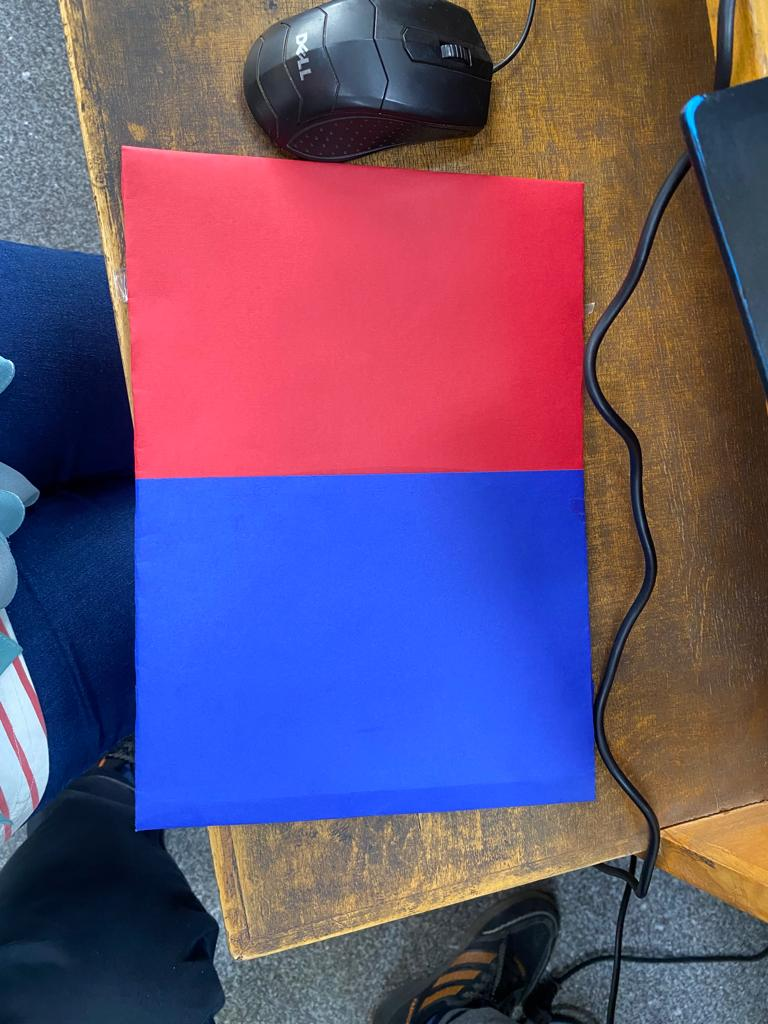
#> input picture src/WhatsApp Image 2023-04-12 at 2.58.23 PM (1).jpeg, 768 x 1024 px; its folder holds only this picture in this run
$ python -i preprocessing_new.py   (imports and definitions only)   (older library calls are emulated)
#> lines starting #> are read from the running program, lines starting #| are printed output that depends on the picture; after the words box and inside, x2 and y2 are one past the last pixel; in counts of white or black regions, pixels touching at a corner belong together
import cv2
import numpy as np
import matplotlib.pyplot as plt
from itertools import compress
import cv2
import numpy as np
import utils
from utils import show_images

# [111 lines left out: functions preprocessing_new_1, gammaCorrection, not called in this run]


def shadow_remove(img):
    '''
    img:bgr img
    '''
    img=cv2.cvtColor(img,cv2.COLOR_BGR2RGB)#Convert it to Gray

    rgb_planes = cv2.split(img)
    result_norm_planes = []
    for plane in rgb_planes:
        dilated_img = cv2.dilate(plane, np.ones((7,7), np.uint8))
        bg_img = cv2.medianBlur(dilated_img, 21)
        diff_img = 255 - cv2.absdiff(plane, bg_img)
        # print(diff_img)
        norm_img = cv2.normalize(diff_img,None, alpha=0, beta=255, norm_type=cv2.NORM_MINMAX, dtype=cv2.CV_8UC1)
        result_norm_planes.append(norm_img)
    shadow_removed = cv2.merge(result_norm_planes)
    return shadow_removed
import time

def preprocessing_new_2(img,name="",debug=False):
    '''
    1.Dec size to 1/4
    2.Remove shadow
    3.Gamma Correction for the removal of shadow
    4.Canny
    5.Adding Padding
    6.Draw line to right + Region Filling
    7.Draw line to left + Region Filling
    8.Flip orientation
    9.Find Contours

    '''
    '''
    img:bgr
    @return binary img
    '''

    # [7 lines of commented-out code are left out]
    st = time.time()
    img=cv2.cvtColor(img, cv2.COLOR_BGR2RGB)
    #--------------------------------------------------------------------------------------------------------
    #Shadow removal
    shadow_removed = shadow_remove(img)
    end = time.time()
    print('shadow_removed',end-st)


    #----------------------------------------------------------------------------------------------------------------
    #Gamma Correction
    st = time.time()
    # shadow_removed_gamma=gammaCorrection(shadow_removed,0.4)
    shadow_removed_gamma=shadow_removed
    shadow_removed_gamma=cv2.cvtColor(shadow_removed_gamma,cv2.COLOR_RGB2GRAY)#Convert it to Gray
    end = time.time()
    print('Gamma',end-st)

    # [9 lines of commented-out code are left out]


    st = time.time()
    ycrcb_image = cv2.cvtColor(img, cv2.COLOR_RGB2YCrCb)
    lower_skin = (0, 135, 85)
    upper_skin = (255, 180, 135)
    skin_ycrcb= cv2.inRange(ycrcb_image, lower_skin, upper_skin)
    end = time.time()
    print('ycrcb_image',end-st)


    region_anding=cv2.bitwise_and(skin_ycrcb,shadow_removed_gamma) #0&255


    #Erosion
    kernel = np.ones((4, 4), np.uint8)
    # edge = cv2.morphologyEx(edge, cv2.MORPH_DILATE, kernel, iterations=5) #erode
    edge_dilate = cv2.morphologyEx(region_anding, cv2.MORPH_ERODE, kernel, iterations=2) #erode


    #Flip
    st = time.time()
    _,max_x_ind,min_x_ind,img_flip=flip_horizontal(edge_dilate,debug)
    end = time.time()
    print('Flip',end-st)


    #Translate
    st = time.time()
    hand_center_x=max_x_ind
    tx=np.shape(img_flip)[1]-hand_center_x
    translation_matrix=np.array([
        [1,0,tx],
        [0,1,1]
    ],dtype=np.float32)

    img_flip=img_flip.astype(np.float32)
    img_flip_tran=cv2.warpAffine(src=img_flip,M=translation_matrix,dsize=(np.shape(img_flip)[1],np.shape(img_flip)[0]))
    end = time.time()
    print('Translate',end-st)

    #Cut Fingers  img_flip_tran is by reference
    st = time.time()
    raduis=(max_x_ind-min_x_ind)//2
    image_finger=cut_fingers(img_flip_tran,np.shape(img_flip_tran)[1]-1,raduis)
    image_finger=np.uint8(image_finger*255)
    end = time.time()
    print('Cut Fingers',end-st)


    #Thresholding
    # ret2,th2 = cv2.threshold(image_finger,150,255,cv2.THRESH_BINARY+cv2.THRESH_OTSU)
    ret2,th2 = cv2.threshold(image_finger,10,255,cv2.THRESH_BINARY)


    # show_images([img,shadow_removed,shadow_removed_gamma,skin_ycrcb,region_anding,edge_dilate,img_flip,image_finger,th2],['Original','Shadow Remove','shadow_removed_gamma','skin_ycrcb','region_anding','edge_dilate','img_flip','image_finger','th2'])

    image_finger=th2
    return img_flip,image_finger
    # return img_flip*255,image_finger


    #-------------------------------------------------------------------------------------------------------------
    #Canny Edge
    # Setting parameter values
    t_lower = 50  # Lower Threshold
    t_upper = 150  # Upper threshold

    # Applying the Canny Edge filter
    edge = cv2.Canny(shadow_removed_gamma, t_lower, t_upper)


    # Close
    kernel = np.ones((5, 5), np.uint8)
    # edge = cv2.morphologyEx(edge, cv2.MORPH_DILATE, kernel, iterations=5) #erode
    edge_dilate = cv2.morphologyEx(edge, cv2.MORPH_CLOSE, kernel, iterations=3) #erode


    # Region Filling
    img_fill=edge_dilate.copy()
    h,w=edge_dilate.shape[:2]
    mask=np.zeros((h+2,w+2),np.uint8)
    cv2.floodFill(img_fill,mask,(0,0),255)#img_fill marks regions filled -> not so that we can see it bec they are black
    #mask 0,1 while bit wise not get 255,254
    region_filling=cv2.bitwise_not(mask*255)//255


    show_images([img,shadow_removed,shadow_removed_gamma,edge,edge_dilate,region_filling],['Original','Shadow Remove','shadow_removed_gamma','edge','edge_dilate','region_filling'])
    return None ,None

    # Erosion
    kernel = np.ones((5, 5), np.uint8)
    # edge = cv2.morphologyEx(edge, cv2.MORPH_DILATE, kernel, iterations=5) #erode
    edge = cv2.morphologyEx(edge, cv2.MORPH_CLOSE, kernel, iterations=5) #erode

    #--------------------------------------------------------------------------------------------------------------------
    # Add Padding
    edge=np.pad(edge,pad_width=50,mode='constant',constant_values=0)


    # Draw Line to the right --------------------------------------------------------------------------------------
    edge[20:-20,-120:-100]=255

    # Region Filling
    img_fill=edge.copy()
    h,w=edge.shape[:2]
    mask=np.zeros((h+2,w+2),np.uint8)
    cv2.floodFill(img_fill,mask,(0,0),255)#img_fill marks regions filled -> not so that we can see it bec they are black
    #mask 0,1 while bit wise not get 255,254
    region_filling_right=cv2.bitwise_not(mask*255)//255
    #Remove Line
    region_filling_right[20:-20,-120:]=0
    edge[20:-20,-120:-100]=0


    edge=region_filling_right

    # Draw Line to the left --------------------------------------------------------------------------------------
    edge[20:-20,100:120]=255

    # Region Filling
    img_fill=edge.copy()
    h,w=edge.shape[:2]
    mask=np.zeros((h+2,w+2),np.uint8)
    cv2.floodFill(img_fill,mask,(0,0),255)#img_fill marks regions filled -> not so that we can see it bec they are black
    #mask 0,1 while bit wise not get 255,254
    region_filling_left=cv2.bitwise_not(mask*255)//255

    #Remove Line
    region_filling_left[20:-20,0:120]=0
    edge[20:-20,100:120]=0


    #Erode Dilate
    region_filling=region_filling_left

    kernel = np.ones((3, 3), np.uint8)
    region_filling = cv2.morphologyEx(region_filling, cv2.MORPH_DILATE, kernel, iterations=2) #erode


    # Erosion for smoothing
    kernel = np.ones((2, 2), np.uint8)
    # edge = cv2.morphologyEx(region_filling, cv2.MORPH_DILATE, kernel, iterations=5) #erode
    region_filling = cv2.morphologyEx(region_filling, cv2.MORPH_ERODE, kernel, iterations=5) #erode


    #-----------------------------------------------------------------------------------------------------------
    #Flip
    _,max_x_ind,_,img_flip=flip_horizontal(region_filling,debug)


    #Shift to right
    hand_center_x=max_x_ind
    hand_mask=img_flip

    # hand_mask=hand_mask[:,0:hand_center_x+1]
    #Translate
    tx=np.shape(hand_mask)[1]-hand_center_x
    translation_matrix=np.array([
        [1,0,tx],
        [0,1,1]
    ],dtype=np.float32)

    hand_mask=hand_mask.astype(np.float32)
    hand_mask=cv2.warpAffine(src=hand_mask,M=translation_matrix,dsize=(np.shape(hand_mask)[1],np.shape(hand_mask)[0]))

    #Cut Fingers
    image_finger=cut_fingers(hand_mask,np.shape(hand_mask)[1]-1)


    #Remove Padding
    image_finger=image_finger[50:np.shape(image_finger)[0]-50-4,50:np.shape(image_finger)[1]-50-4]

    return hand_mask,image_finger*255


    if(debug):
        utils.show_images([cv2.cvtColor(img,cv2.COLOR_BGR2RGB),shadow_removed,shadow_removed_gamma,edge,region_filling],['Original','shadow_removed','shadow_removed_gamma,edge','region_filling'])
        utils.show_images([img_flip],['img_flip'])

    # [27 lines of commented-out code are left out]


    return img_flip*255,hand_contour

#----------------------------------------------------------------------------------------------------------------------------------

# [83 lines left out: functions preprocessing_OCR, RGB_Mask, preprocessing_new_3, not called in this run]

#-----------------------------------------------------------------------------------------------------------------------------
def flip_horizontal(img,debug=False):
    '''
    img:Binary image
    Adjust Orientation of the hand Horizontally
    Still need to modify it vertically ***
    '''

    #Compute OCR
    OCR = np.sum(img,axis=0)


    #Get Max index
    res=list(compress(range(len(OCR==np.max(OCR))),OCR==np.max(OCR)))
    max_x_ind=res[0]

    #Get Min index
    result = min(enumerate(OCR), key=lambda x: x[1] if x[1] > 20 else float('inf'))  #CHECK: Handle inf case
    # print("Position : {}, Value : {}".format(*result))
    min_x_ind=result[0]


    if(min_x_ind>max_x_ind):
        img=cv2.flip(img,1) #1=horizontally
        max_x_ind=np.shape(img)[1]-max_x_ind
        min_x_ind=np.shape(img)[1]-min_x_ind
        OCR=np.flip(OCR)


    if(debug):
        print("Image Size",np.shape(img))
        print("OCR shape",np.shape(OCR))
        print("Max x is at",max_x_ind)
        print("Min x is at",min_x_ind)

        # x-coordinates of left sides of bars
        left = range(0,np.shape(OCR)[0])
        print("X Range",left)

        # heights of bars
        height = OCR
        print("Heights",height)

        # # labels for bars  NOT WORKING
        # # tick_label = range(0,1152)
        # tick_label=np.arange(0, np.shape(sum_cols)[0], 1.0)

        # plotting a bar chart
        plt.bar(left, height,
                width = 0.1, color = ['red', 'green'])

        # naming the x-axis
        plt.xlabel('x - axis')
        # naming the y-axis
        plt.ylabel('y - axis')
        # plot title
        plt.title('My bar chart!')

        # function to show the plot
        plt.show()


        show_images([img],['Flipped'])


    return OCR,max_x_ind,min_x_ind,img


# [17 lines left out: function flip_orientation, not called in this run]


def cut_fingers(hand_binary,hand_center_x,raduis=150):
  image_finger = cv2.circle(hand_binary, (hand_center_x,np.shape(hand_binary)[0]//2), raduis,0, -1)
  return image_finger

>>> import cv2
>>> picture = cv2.imread('WhatsApp Image 2023-04-12 at 2.58.23 PM (1).jpeg')
#> picture is the input picture: shape (1024, 768, 3); mean B, G, R 116.8, 82.4, 105.5
>>> result = preprocessing_new_2(picture)
#> the loop in shadow_remove, `for plane in rgb_planes:` made 3 passes
#> after the loop in shadow_remove, `for plane in rgb_planes:`:
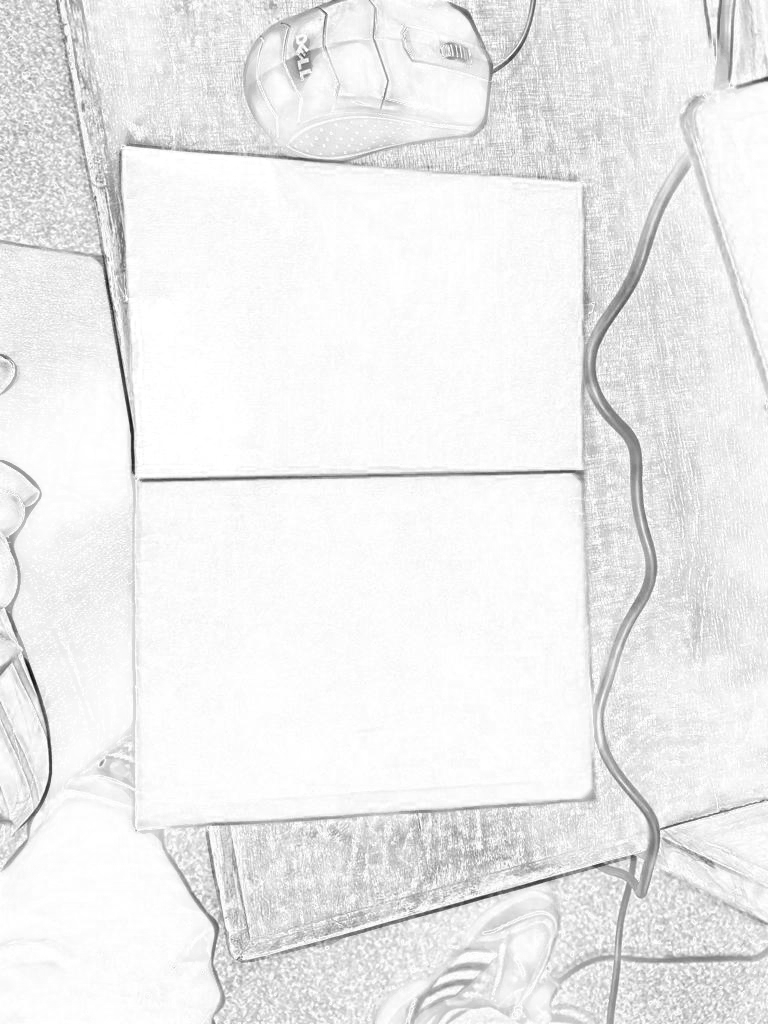
#> diff_img: shape (1024, 768); min 14, max 255, mean 236.6
#> after the loop in shadow_remove, `for plane in rgb_planes:`:
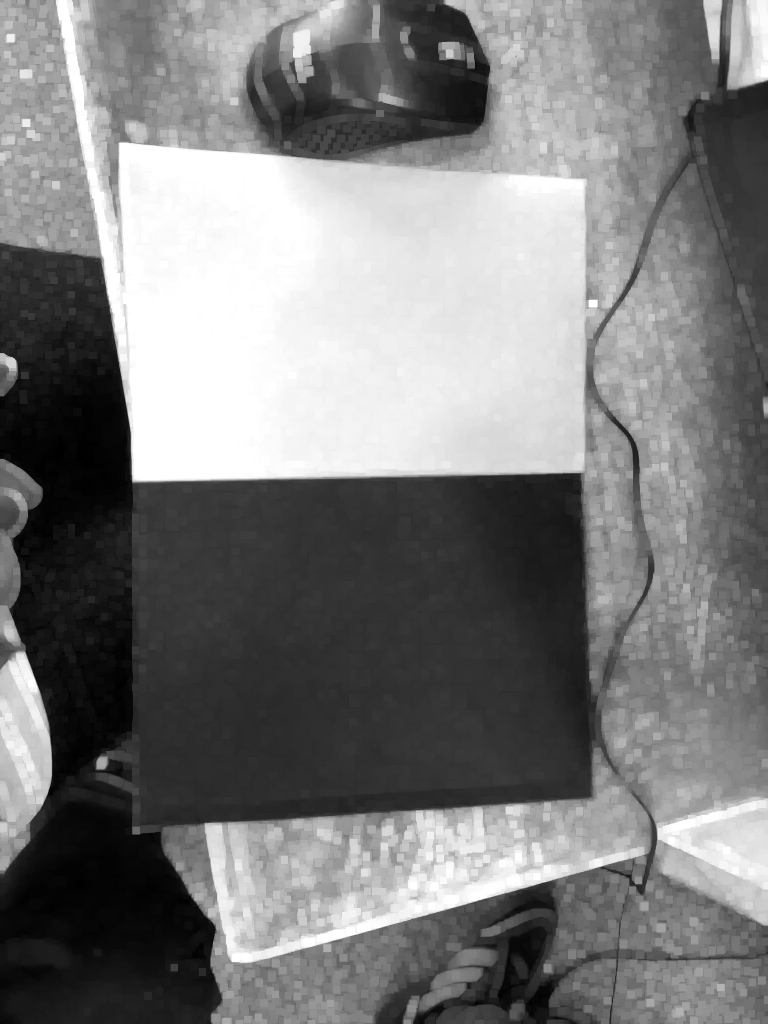
#> dilated_img: shape (1024, 768); min 0, max 255, mean 123.8
#> after the loop in shadow_remove, `for plane in rgb_planes:`: result_norm_planes = 3 items
#> in preprocessing_new_2, `ycrcb_image = cv2.cvtColor(img, cv2.COLOR_RGB2YCrCb)`: ycrcb_image: shape (1024, 768, 3); mean of channels 0, 1, 2 93.3, 136.7, 141.3
#> in preprocessing_new_2, `skin_ycrcb= cv2.inRange(ycrcb_image, lower_skin, upper_skin)`:
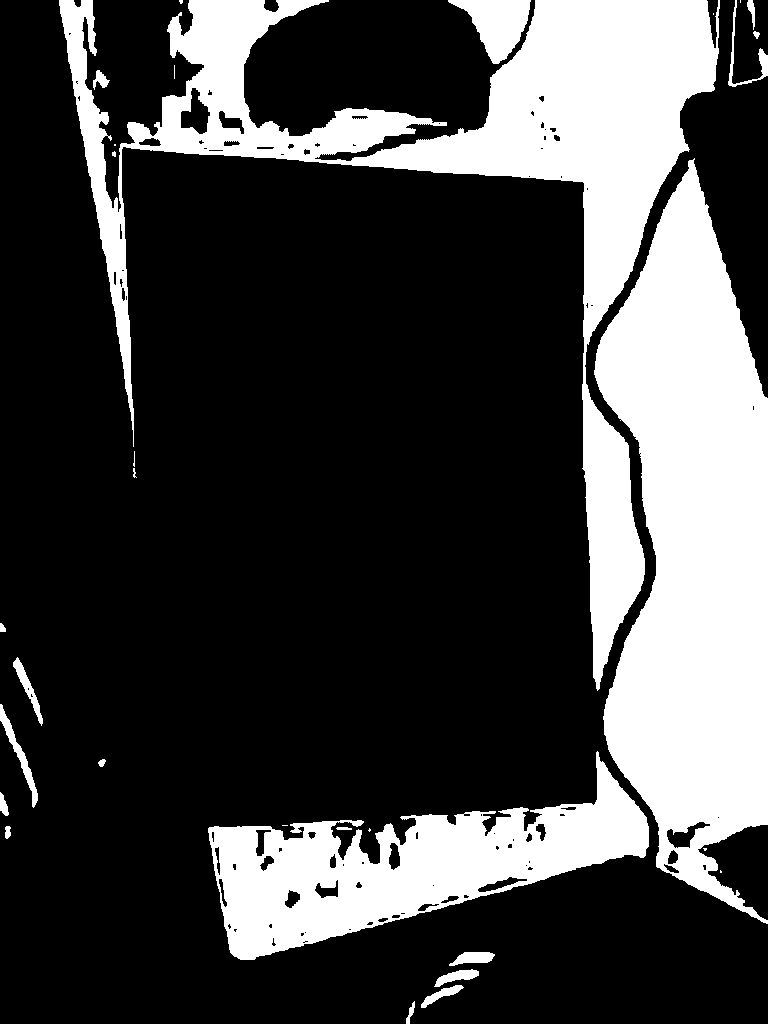
#> skin_ycrcb: shape (1024, 768); 26.7% white; 31 white regions (11 under 20 px), largest, box (x1, y1, x2, y2) and area: (594, 158, 768, 924) 83812, (59, 0, 720, 691) 82503, (208, 751, 649, 960) 37046
#> in preprocessing_new_2, `edge_dilate = cv2.morphologyEx(region_anding, cv2.MORPH_ERODE, kernel,..`:
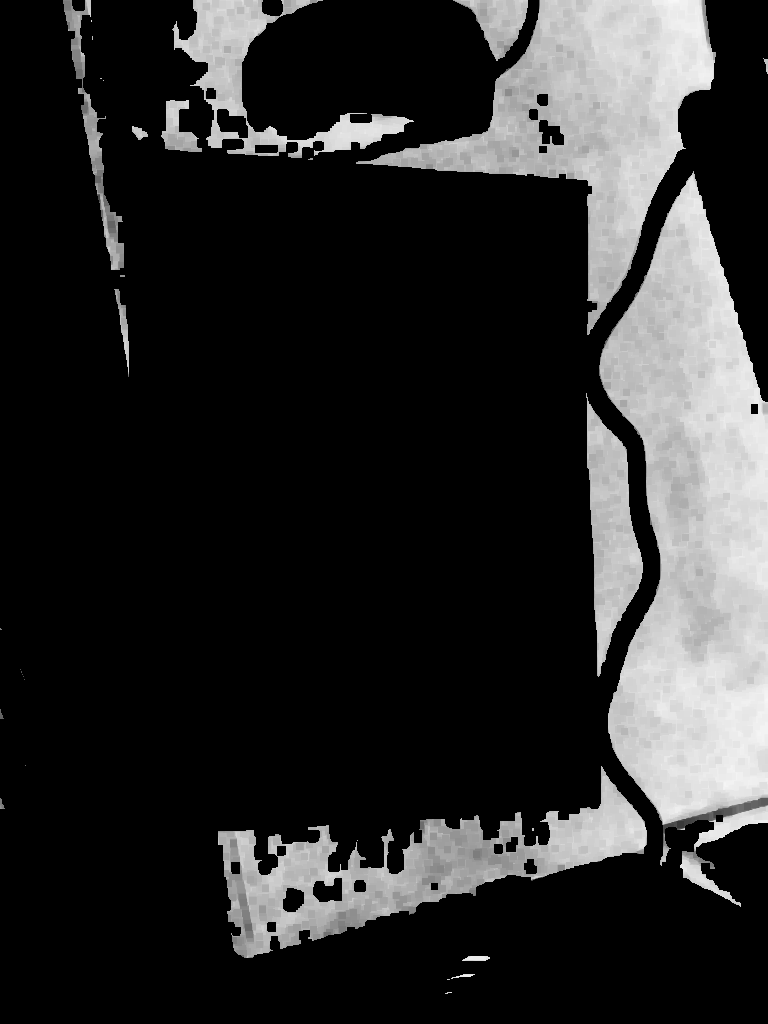
#> edge_dilate: shape (1024, 768); min 0, max 248, mean 43.6
#> in flip_horizontal, `OCR = np.sum(img,axis=0)`: OCR = 768 values, max 167254 at index 664, min 0 at index 5, mean 44667.7
#> in flip_horizontal, `res=list(compress(range(len(OCR==np.max(OCR))),OCR==np.max(OCR)))`: res = [664]
#> in flip_horizontal, `max_x_ind=res[0]`: max_x_ind = 664
#> in flip_horizontal, `result = min(enumerate(OCR), key=lambda x: x[1] if x[1] > 20 else floa..`: result = (20, 80)
#> in flip_horizontal, `min_x_ind=result[0]`: min_x_ind = 20
#> in preprocessing_new_2, `_,max_x_ind,min_x_ind,img_flip=flip_horizontal(edge_dilate,debug)`: max_x_ind = 664; min_x_ind = 20
#> in preprocessing_new_2, `hand_center_x=max_x_ind`: hand_center_x = 664
#> in preprocessing_new_2, `tx=np.shape(img_flip)[1]-hand_center_x`: tx = 104
#> in preprocessing_new_2, `translation_matrix=np.array([ [1,0,tx], [0,1,1] ],dtype=np.float32)`: translation_matrix = [[1, 0, 104], [0, 1, 1]]
#> in preprocessing_new_2, `raduis=(max_x_ind-min_x_ind)//2`: raduis = 322
#> in preprocessing_new_2, `ret2,th2 = cv2.threshold(image_finger,10,255,cv2.THRESH_BINARY)`:
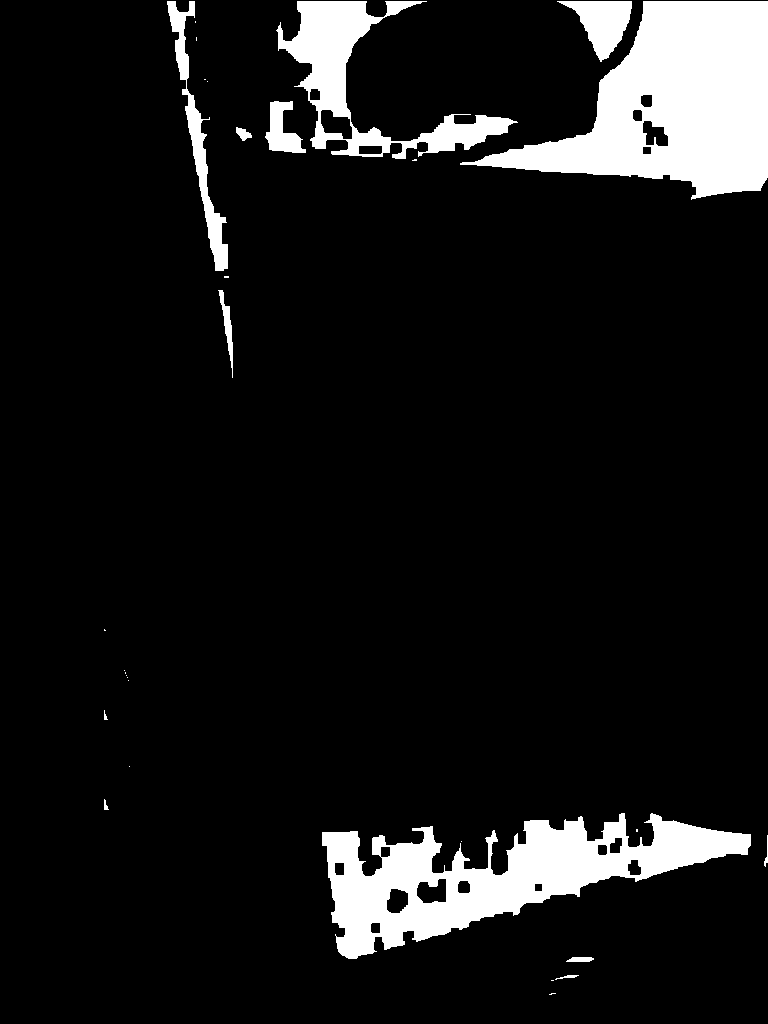
#> th2: shape (1024, 768); 9.4% white; 30 white regions (17 under 20 px), largest, box (x1, y1, x2, y2) and area: (460, 1, 768, 200) 31047, (322, 813, 751, 959) 25466, (276, 1, 518, 159) 10114
